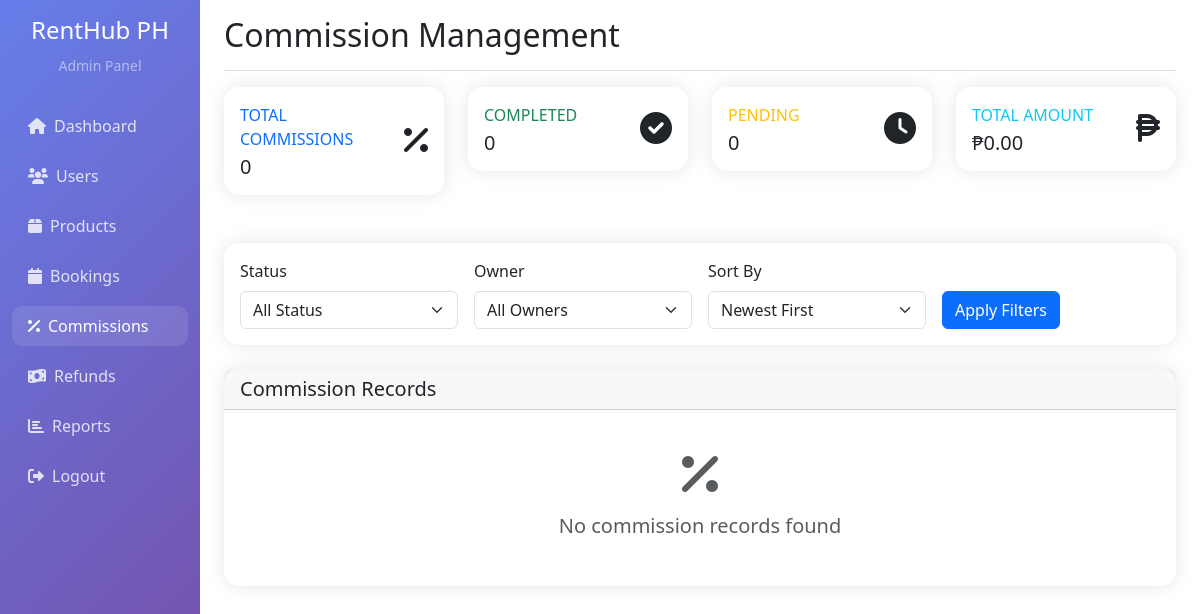
Page /admin/commissions.php (signed in) on the earlier database version.
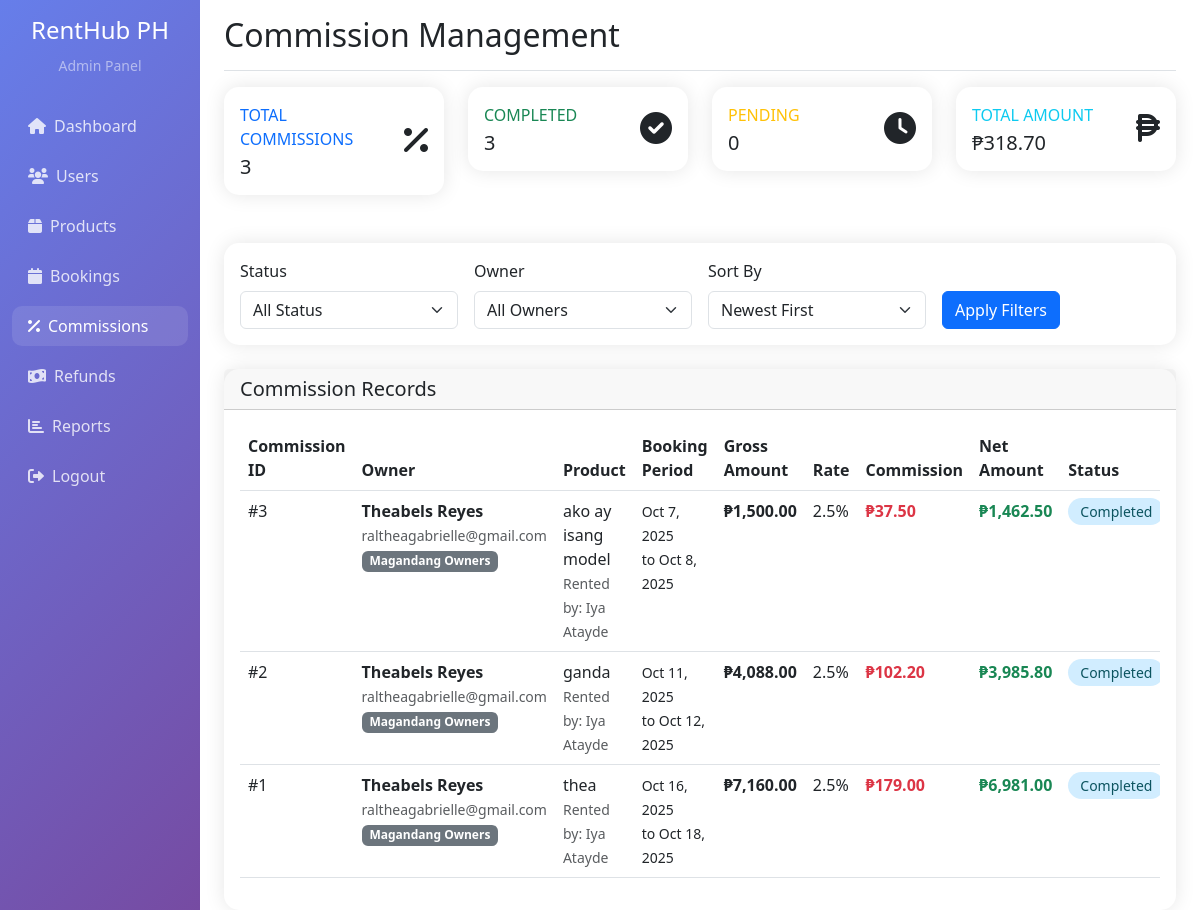
Same page on the later database version.
### tables this page shows
CREATE TABLE `commission_payments` (
  `CommissionID` int(11) NOT NULL,
  `BookingID` int(11) DEFAULT NULL,
  `OwnerID` int(11) DEFAULT NULL,
  `Comm_GrossAmount` decimal(10,2) NOT NULL,
  `Comm_Rate` decimal(5,2) NOT NULL,
  `Comm_Amount` decimal(10,2) NOT NULL,
  `Comm_NetAmount` decimal(10,2) NOT NULL,
  `Comm_Status` varchar(50) DEFAULT 'Pending',
  `Comm_PaymentMethod` varchar(50) DEFAULT NULL,
  `Comm_PayoutDate` timestamp NOT NULL DEFAULT current_timestamp() ON UPDATE current_timestamp(),
  `Comm_CreatedAt` timestamp NOT NULL DEFAULT current_timestamp()
);

CREATE TABLE `user_accounts` (
  `UserID` int(11) NOT NULL,
  `User_Name` varchar(255) NOT NULL,
  `User_Email` varchar(255) NOT NULL,
  `User_Password` varchar(255) NOT NULL,
  `User_Phone` varchar(20) DEFAULT NULL,
  `User_Role` int(11) DEFAULT NULL,
  `User_CreatedAt` timestamp NOT NULL DEFAULT current_timestamp(),
  `User_UpdatedAt` timestamp NOT NULL DEFAULT current_timestamp() ON UPDATE current_timestamp(),
  `User_Photo` varchar(255) DEFAULT NULL,
  `User_IsVerified` tinyint(1) DEFAULT 0,
  `User_Status` varchar(50) DEFAULT 'Active',
  `User_Birthdate` date DEFAULT NULL,
  `User_Gender` varchar(20) DEFAULT NULL,
  `User_Bio` text DEFAULT NULL
);

CREATE TABLE `subscription_plans` (
  `PlanID` int(11) NOT NULL,
  `Plan_Name` varchar(100) NOT NULL,
  `Plan_Description` text DEFAULT NULL,
  `Plan_Price` decimal(10,2) NOT NULL,
  `Plan_Duration` int(11) NOT NULL,
  `Plan_MaxListings` int(11) DEFAULT NULL,
  `Plan_FeaturedListings` int(11) DEFAULT NULL,
  `Plan_CommissionRate` decimal(5,2) DEFAULT NULL,
  `Plan_IsActive` tinyint(1) DEFAULT 1,
  `Plan_CreatedAt` timestamp NOT NULL DEFAULT current_timestamp()
);

CREATE TABLE `products` (
  `ProductID` int(11) NOT NULL,
  `OwnerID` int(11) DEFAULT NULL,
  `CategoryID` int(11) DEFAULT NULL,
  `Prod_Name` varchar(255) NOT NULL,
  `Prod_Description` text DEFAULT NULL,
  `Prod_Brand` varchar(100) DEFAULT NULL,
  `Prod_Model` varchar(100) DEFAULT NULL,
  `Prod_Condition` varchar(50) DEFAULT NULL,
  `Prod_RentalPrice` decimal(10,2) NOT NULL,
  `Prod_PriceType` varchar(20) DEFAULT NULL,
  `Prod_SecurityDeposit` decimal(10,2) DEFAULT NULL,
  `Prod_MinRentalDuration` int(11) DEFAULT NULL,
  `Prod_MaxRentalDuration` int(11) DEFAULT NULL,
  `Prod_Availability` tinyint(1) DEFAULT 1,
  `Prod_CreatedAt` timestamp NOT NULL DEFAULT current_timestamp(),
  `Prod_UpdatedAt` timestamp NOT NULL DEFAULT current_timestamp() ON UPDATE current_timestamp(),
  `Prod_Status` varchar(50) DEFAULT 'Active',
  `Prod_IsFeatured` tinyint(1) DEFAULT 0,
  `Prod_FeaturedUntil` datetime DEFAULT NULL
);

CREATE TABLE `bookings` (
  `BookingID` int(11) NOT NULL,
  `ProductID` int(11) DEFAULT NULL,
  `RenterID` int(11) DEFAULT NULL,
  `OwnerID` int(11) DEFAULT NULL,
  `Book_StartDate` datetime NOT NULL,
  `Book_EndDate` datetime NOT NULL,
  `Book_TotalAmount` decimal(10,2) NOT NULL,
  `Book_SecurityDeposit` decimal(10,2) DEFAULT NULL,
  `Book_DeliveryFee` decimal(8,2) DEFAULT NULL,
  `Book_Status` varchar(50) DEFAULT 'Pending',
  `Book_PickupType` varchar(20) DEFAULT NULL,
  `Book_CreatedAt` timestamp NOT NULL DEFAULT current_timestamp(),
  `Book_UpdatedAt` timestamp NOT NULL DEFAULT current_timestamp() ON UPDATE current_timestamp(),
  `Book_CancelReason` text DEFAULT NULL,
  `Book_Notes` text DEFAULT NULL,
  `Book_Damaged` tinyint(1) NOT NULL DEFAULT 0
);

### admin/commissions.php (the view, shortened to what the rows shown need)
<?php
$database = new Database();
$conn = $database->getConnection();
$sort_by = isset($_GET['sort']) ? $_GET['sort'] : 'newest';
$conditions = ["1=1"];
$params = [];
$sort_options = [
    'newest' => 'cp.Comm_CreatedAt DESC',
    'oldest' => 'cp.Comm_CreatedAt ASC',
    'amount_high' => 'cp.Comm_Amount DESC',
    'amount_low' => 'cp.Comm_Amount ASC',
    'rate_high' => 'cp.Comm_Rate DESC',
    'rate_low' => 'cp.Comm_Rate ASC'
];
$order_by = isset($sort_options[$sort_by]) ? $sort_options[$sort_by] : 'cp.Comm_CreatedAt DESC';
$query = "SELECT cp.*, b.Book_StartDate, b.Book_EndDate, b.Book_TotalAmount,
          p.Prod_Name, owner.User_Name as Owner_Name, owner.User_Email as Owner_Email,
          renter.User_Name as Renter_Name, sp.Plan_Name
          FROM commission_payments cp
          JOIN bookings b ON cp.BookingID = b.BookingID
          JOIN products p ON b.ProductID = p.ProductID
          JOIN user_accounts owner ON cp.OwnerID = owner.UserID
          JOIN user_accounts renter ON b.RenterID = renter.UserID
          LEFT JOIN user_subscriptions us ON owner.UserID = us.UserID
              AND us.Sub_Status = 'Active'
              AND us.Sub_EndDate >= NOW()
          LEFT JOIN subscription_plans sp ON us.PlanID = sp.PlanID
          WHERE " . implode(' AND ', $conditions) . "
          ORDER BY " . $order_by;
$stmt = $conn->prepare($query);
$stmt->execute($params);
$commissions = $stmt->fetchAll(PDO::FETCH_ASSOC);
?>
<!DOCTYPE html>
<html lang="en">
<head>
    <link href="https://cdn.jsdelivr.net/npm/bootstrap@5.3.0/dist/css/bootstrap.min.css" rel="stylesheet">
    <link href="https://cdnjs.cloudflare.com/ajax/libs/font-awesome/6.0.0/css/all.min.css" rel="stylesheet">
</head>
<body>
    <div class="container-fluid">
        <div class="row">
            <main class="col-md-9 ms-sm-auto col-lg-10 px-md-4">
                <div class="d-flex justify-content-between flex-wrap flex-md-nowrap align-items-center pt-3 pb-2 mb-3 border-bottom">
                    <h1 class="h2">Commission Management</h1>
                </div>
                <div class="card">
                    <div class="card-body">
                        <?php if (empty($commissions)): ?>
                            <div class="text-center py-4">
                                <i class="fas fa-percentage fa-3x text-muted mb-3"></i>
                                <h5 class="text-muted">No commission records found</h5>
                            </div>
                        <?php else: ?>
                            <div class="table-responsive">
                                <table class="table table-hover">
                                    <thead>
                                        <tr>
                                            <th>Commission ID</th>
                                            <th>Owner</th>
                                            <th>Product</th>
                                            <th>Booking Period</th>
                                            <th>Gross Amount</th>
                                            <th>Rate</th>
                                            <th>Commission</th>
                                            <th>Net Amount</th>
                                            <th>Status</th>
                                        </tr>
                                    </thead>
                                    <tbody>
                                        <?php foreach ($commissions as $commission): ?>
                                        <tr>
                                            <td>#<?php echo $commission['CommissionID']; ?></td>
                                            <td>
                                                <strong><?php echo htmlspecialchars($commission['Owner_Name']); ?></strong><br>
                                                <small class="text-muted"><?php echo htmlspecialchars($commission['Owner_Email']); ?></small>
                                                <?php if($commission['Plan_Name']): ?>
                                                    <br><span class="badge bg-secondary"><?php echo htmlspecialchars($commission['Plan_Name']); ?></span>
                                                <?php endif; ?>
                                            </td>
                                            <td>
                                                <?php echo htmlspecialchars($commission['Prod_Name']); ?><br>
                                                <small class="text-muted">Rented by: <?php echo htmlspecialchars($commission['Renter_Name']); ?></small>
                                            </td>
                                            <td>
                                                <small>
                                                    <?php echo date('M j, Y', strtotime($commission['Book_StartDate'])); ?><br>
                                                    to <?php echo date('M j, Y', strtotime($commission['Book_EndDate'])); ?>
                                                </small>
                                            </td>
                                            <td><strong>₱<?php echo number_format($commission['Comm_GrossAmount'], 2); ?></strong></td>
                                            <td><?php echo number_format($commission['Comm_Rate'], 1); ?>%</td>
                                            <td><strong class="text-danger">₱<?php echo number_format($commission['Comm_Amount'], 2); ?></strong></td>
                                            <td><strong class="text-success">₱<?php echo number_format($commission['Comm_NetAmount'], 2); ?></strong></td>
                                            <td>
                                                <span class="status-badge status-<?php echo strtolower($commission['Comm_Status']); ?>">
                                                    <?php echo $commission['Comm_Status']; ?>
                                                </span>
                                            </td>
                                        </tr>
                                        <?php endforeach; ?>
                                    </tbody>
                                </table>
                            </div>
                        <?php endif; ?>
                    </div>
                </div>
            </main>
        </div>
    </div>
</body>
</html>

Differences in the rows shown:
added commission_payments: CommissionID "3", OwnerID.User_Name "Theabels Reyes", OwnerID.User_Email "raltheagabrielle@gmail.com", subscription_plans.Plan_Name "Magandang Owners", products.Prod_Name "ako ay isang model", user_accounts.User_Name "Iya Atayde", BookingID.Book_StartDate "Oct 7, 2025", BookingID.Book_EndDate "Oct 8, 2025", Comm_GrossAmount "1,500.00", Comm_Rate "2.5", Comm_Amount "37.50", Comm_NetAmount "1,462.50", Comm_Status "Completed"
added commission_payments: CommissionID "2", OwnerID.User_Name "Theabels Reyes", OwnerID.User_Email "raltheagabrielle@gmail.com", subscription_plans.Plan_Name "Magandang Owners", products.Prod_Name "ganda", user_accounts.User_Name "Iya Atayde", BookingID.Book_StartDate "Oct 11, 2025", BookingID.Book_EndDate "Oct 12, 2025", Comm_GrossAmount "4,088.00", Comm_Rate "2.5", Comm_Amount "102.20", Comm_NetAmount "3,985.80", Comm_Status "Completed"
added commission_payments: CommissionID "1", OwnerID.User_Name "Theabels Reyes", OwnerID.User_Email "raltheagabrielle@gmail.com", subscription_plans.Plan_Name "Magandang Owners", products.Prod_Name "thea", user_accounts.User_Name "Iya Atayde", BookingID.Book_StartDate "Oct 16, 2025", BookingID.Book_EndDate "Oct 18, 2025", Comm_GrossAmount "7,160.00", Comm_Rate "2.5", Comm_Amount "179.00", Comm_NetAmount "6,981.00", Comm_Status "Completed"
Other differences:
$stats['total_commissions']: "0" → "3"
$stats['completed_commissions']: "0" → "3"
$stats['total_commission_amount']: "0.00" → "318.70"
text no longer shown: "No commission records found"
text now shown: "Commission ID Owner Product Booking Period Gross Amount Rate Commission Net Amount Status"
